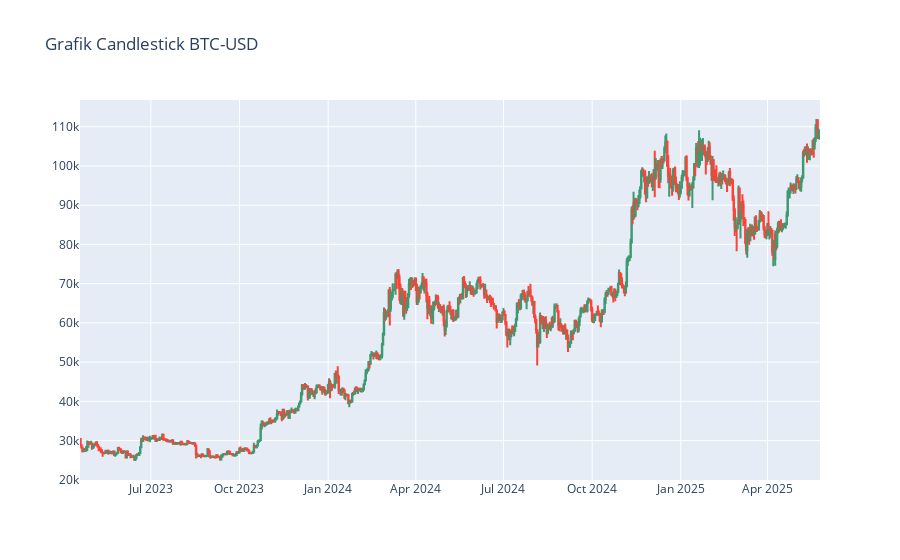

The cell this chart's notebook holds for it:
### Code cell
import numpy as np
import pandas as pd
import yfinance as yf
import datetime as dt
from datetime import date,timedelta
import plotly.graph_objects as go

today = date.today()
d1 = today.strftime("%Y-%m-%d")
end_date =d1
d2 = date.today()- timedelta(days=768)
d2 = d2.strftime("%Y-%m-%d")
start_date = d2

data = yf.download('BTC-USD',start=start_date,end=end_date,progress=False)

print(data.columns)
data['Date'] = data.index
data=data[['Date','Open','High','Low','Close','Volume']]
data.reset_index(drop=True, inplace=True)

print(data.shape)
figure = go.Figure(data=[go.Candlestick(
    x=data['Date'],
    open=data['Open'],
    high=data['High'],
    low=data['Low'],
    close=data['Close']
)])
figure.update_layout(title='Grafik Candlestick BTC-USD',xaxis_rangeslider_visible=False)
figure.show()

### Figure 1 — Plotly figure (JSON) as saved in the notebook; plotly's stock layout.template omitted (floating-point values rounded to 4 significant figures; data arrays with more than 128 entries replaced by an {"elided": "..."} marker saying what was removed)
{"data": [{"close": {"elided": "768 float values"}, "high": {"elided": "768 float values"}, "low": {"elided": "768 float values"}, "open": {"elided": "768 float values"}, "type": "candlestick", "x": {"elided": "768 str values"}}], "layout": {"title": {"text": "Grafik Candlestick BTC-USD"}, "xaxis": {"rangeslider": {"visible": false}}}}
